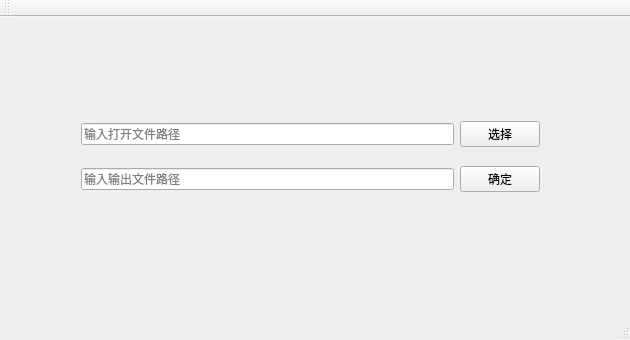
<?xml version="1.0" encoding="UTF-8"?>
<ui version="4.0">
 <class>MainWindow</class>
 <widget class="QMainWindow" name="MainWindow">
  <property name="geometry">
   <rect>
    <x>0</x>
    <y>0</y>
    <width>630</width>
    <height>340</height>
   </rect>
  </property>
  <property name="sizePolicy">
   <sizepolicy hsizetype="Preferred" vsizetype="Preferred">
    <horstretch>0</horstretch>
    <verstretch>0</verstretch>
   </sizepolicy>
  </property>
  <property name="minimumSize">
   <size>
    <width>630</width>
    <height>340</height>
   </size>
  </property>
  <property name="maximumSize">
   <size>
    <width>630</width>
    <height>340</height>
   </size>
  </property>
  <property name="windowTitle">
   <string>MainWindow</string>
  </property>
  <widget class="QWidget" name="centralWidget">
   <widget class="QWidget" name="layoutWidget">
    <property name="geometry">
     <rect>
      <x>70</x>
      <y>80</y>
      <width>481</width>
      <height>121</height>
     </rect>
    </property>
    <layout class="QVBoxLayout" name="verticalLayout">
     <item>
      <layout class="QHBoxLayout" name="horizontalLayout">
       <item>
        <widget class="QLineEdit" name="le_in">
         <property name="placeholderText">
          <string>输入打开文件路径</string>
         </property>
        </widget>
       </item>
       <item>
        <widget class="QPushButton" name="btn_choose">
         <property name="text">
          <string>选择</string>
         </property>
        </widget>
       </item>
      </layout>
     </item>
     <item>
      <layout class="QHBoxLayout" name="horizontalLayout_2">
       <item>
        <widget class="QLineEdit" name="le_out">
         <property name="placeholderText">
          <string>输入输出文件路径</string>
         </property>
        </widget>
       </item>
       <item>
        <widget class="QPushButton" name="btn_ok">
         <property name="text">
          <string>确定</string>
         </property>
        </widget>
       </item>
      </layout>
     </item>
    </layout>
   </widget>
  </widget>
  <widget class="QMenuBar" name="menuBar">
   <property name="geometry">
    <rect>
     <x>0</x>
     <y>0</y>
     <width>630</width>
     <height>26</height>
    </rect>
   </property>
  </widget>
  <widget class="QToolBar" name="mainToolBar">
   <attribute name="toolBarArea">
    <enum>TopToolBarArea</enum>
   </attribute>
   <attribute name="toolBarBreak">
    <bool>false</bool>
   </attribute>
  </widget>
  <widget class="QStatusBar" name="statusBar"/>
 </widget>
 <layoutdefault spacing="6" margin="11"/>
 <resources/>
 <connections/>
</ui>
